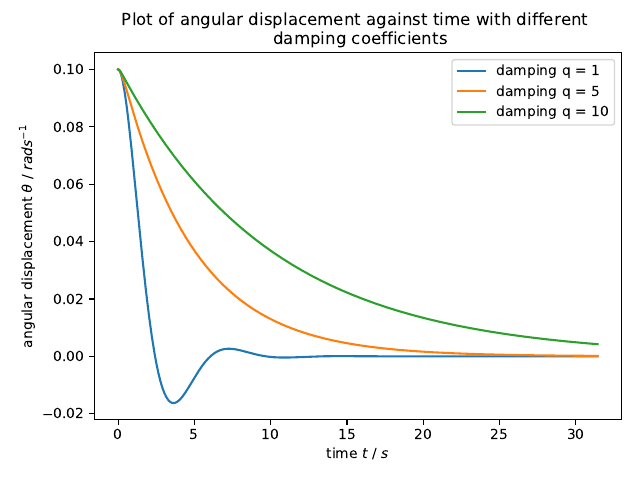

Source code (Python):
import numpy as np
import matplotlib.pyplot as plt
from ex2_core_1 import Pendulum


plt.plot()

for damping in [1, 5, 10]:
    pendulum = Pendulum(q=damping)
    solution = pendulum.solve_integral([0.1, 0], 5)

    plt.plot(solution.t, solution.y[0], label=f"damping q = {damping}")

plt.xlabel(r"time $t$ / $s$")
plt.ylabel(r"angular displacement $\theta$ / $rad s^{-1}$")
plt.title("Plot of angular displacement against time with different \n damping coefficients")
plt.legend()
plt.tight_layout()
plt.savefig(f"ex2_core_2_damping.pdf")
plt.close()